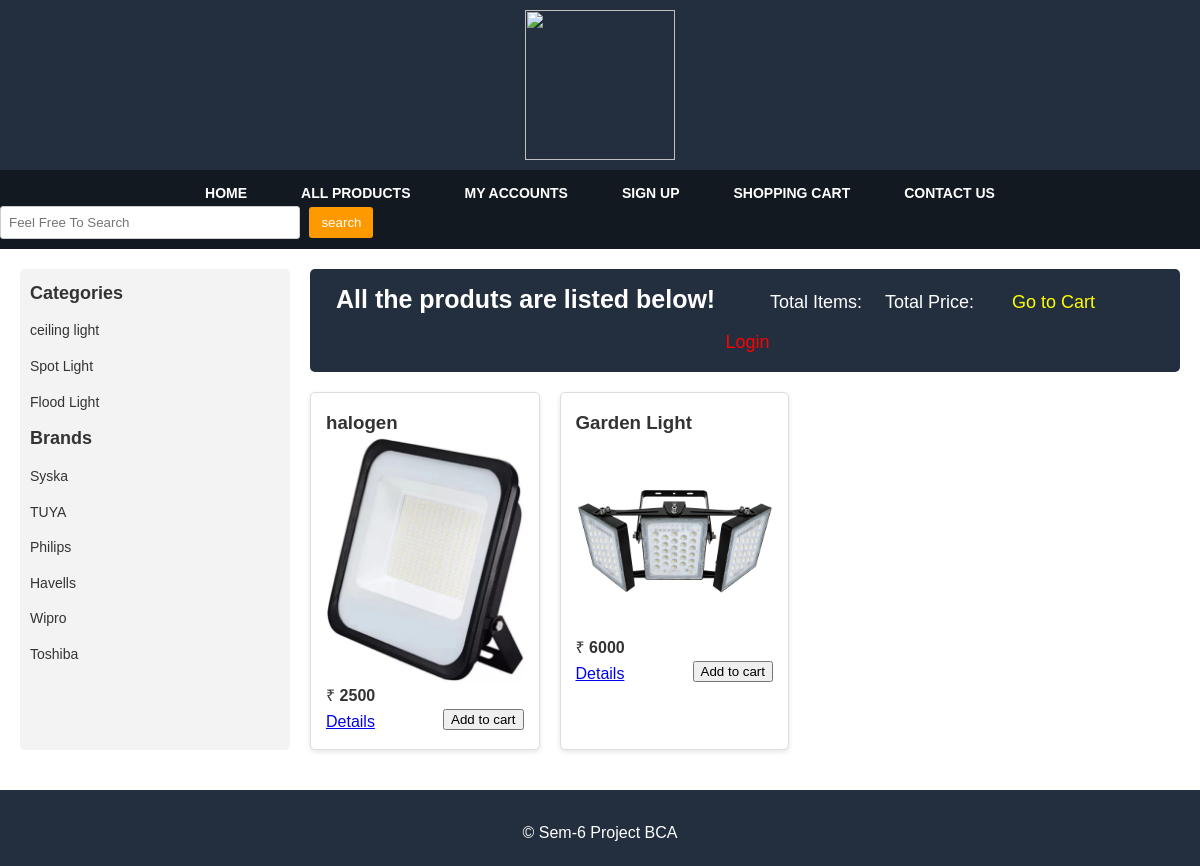
/all_products.php, run on the app's committed database.
### tables this page shows
CREATE TABLE `categories` (
  `cat_id` int(100) NOT NULL,
  `cat_title` text NOT NULL
);

CREATE TABLE `brands` (
  `brand_id` int(100) NOT NULL,
  `brand_title` text NOT NULL
);

CREATE TABLE `products` (
  `product_cat` int(100) NOT NULL,
  `product_brand` int(100) NOT NULL,
  `product_title` varchar(255) NOT NULL,
  `product_price` int(100) NOT NULL,
  `product_desc` text NOT NULL,
  `product_image` text NOT NULL,
  `product_keywords` text NOT NULL,
  `product_id` int(100) NOT NULL
);

### all_products.php (the view, shortened to what this page needs)
<!Doctype>
<?php
include("functions/functions.php");
?>
<html>
<head>
	<link rel="stylesheet" href ="styles/style.css" media="all" />
</head>
<body>
    <div class="main">
         <div class="header">
              <a href="index.php"><img id="logo_image" src="images/logo"/></a>
         </div>
        <div class="menubar">
            <ul id="menu">
                <li><a href="index.php">HOME</a></li>
                <li><a href="all_products.php">ALL PRODUCTS</a></li>
                <li><a href="customer/my_account.php">MY ACCOUNTS</a></li>
                <li><a href="">SIGN UP</a></li>
                <li><a href="cart.php">SHOPPING CART</a></li>
                <li><a href="#">CONTACT US</a></li>
           </ul>
                <div id="form">
		            <form method="get" action="results.php" enctype="multipart/form-data">
		                <input type="text" name="user_query" placeholder="Feel Free To Search" />
		                <input  type="submit" name="search" value="search" />
		            </form>
                </div>
       </div>
              <div class="content">
			            <div id="sidebar">
			                <div id="sidebar_title">Categories</div>
			                    <ul id="cats">
			                             <?php  getCats();  ?>
			                     </ul>
			                <div id="sidebar_title">Brands</div>
			                      <ul id="cats">
			                             <?php  getBrands();  ?>
			                      </ul>
			                </div>
          <div id="content_area">
             <div id=shopping_cart>
                  <span style="float: center; font-size: 18px; padding: 5px; line-height: 40px">
                   <b style="font-size: 25px; " >   All the produts are listed below!&emsp;&emsp;</b>
                    Total Items: &emsp;Total Price: &emsp;</b>
                  <a href="cart.php" style="color: yellow ; text-decoration: none ">Go to Cart &emsp;&emsp;</a>
                  <?php
                   if(!isset($_SESSION['customer_email']))
                   {
                     echo "<a href='checkout.php' style='color:red; text-decoration:none;'>Login</a>";
                   }
                   else
                   {
                       echo "<a href='logout.php' style='color:red; text-decoration:none'>Logout</a>";
                   }
               ?>
                </span>
             </div>
			              <div id="products_box">
			                  <?php
			                     echo '<link rel="stylesheet" href ="styles/style.css" media="all" />';
                                    	global $con;
                                      $get_pro="select * from products";
                                      $run_pro=mysqli_query($con,$get_pro);
                                                 while($row_pro=mysqli_fetch_array($run_pro))
                                                      {
                                                       $pro_id=$row_pro['product_id'];
                                                       $pro_title=$row_pro['product_title'];
                                                       $pro_price=$row_pro['product_price'];
                                                       $pro_image=$row_pro[5];
                                                       echo "
                                                          <div id='single_product'>
                                                                     <h3>$pro_title</h3>
                                                                    <img src='admin_area/product_images/$pro_image' width='180' height='180' />
                                                                    <p> &#8377 <b>$pro_price</b></p>
                                                                    <a href='details.php?pro_id=$pro_id' style='float:left'>Details</a>
                                                                    <a href='index.php?pro_id=$pro_id'><button style='float:right'>Add to cart</button></a>
                                                            </div>
                                                         ";
                                                    }
			                  ?>
			              </div>
          </div>
    </div>
         <div id="footer">
                          <h2 style="text-align: center;padding-top: 10px ">&copy Sem-6 Project BCA</h2>
         </div>
</div>
</body>
</html>

### functions/functions.php (shortened to what this page needs)
<?php
        $con=mysqli_connect("localhost","root","","ecom");
                    function getCats()
                     {
                    global $con;
                    $get_cats = "select * from categories ";
                    $run_cats=mysqli_query($con,$get_cats);
                       while ($row_cats=mysqli_fetch_array($run_cats))
                            {
                              $cat_id=$row_cats['cat_id'];
                              $cat_title=$row_cats['cat_title'];
                              echo "<li> <a href='index.php?cat=$cat_id'>$cat_title</a></li>";
                           }
                       }
function getBrands()
              {
                 global $con;
                 $get_brands = "select * from brands";
                 $run_brands=mysqli_query($con,$get_brands);
                     while ($row_brands=mysqli_fetch_array($run_brands))
                           {
                              $brand_id=$row_brands['brand_id'] ;
                              $brand_title=$row_brands['brand_title'];
                              echo "<li> <a href='index.php?brand=$brand_id'>$brand_title</a></li>";
                           }
                }
?>

### styles/style.css (style rules this page uses)
html, body, div, span, applet, object, iframe, h1, h2, h3, h4, h5, h6, p, blockquote, pre, a, abbr, acronym, address, big, cite, code, del, dfn, em, img, ins, kbd, q, s, samp, small, strike, strong, sub, sup, tt, var, b, u, i, center, dl, dt, dd, ol, ul, li, fieldset, form, label, legend, table, caption, tbody, tfoot, thead, tr, th, td, article, aside, canvas, details, embed, figure, figcaption, footer, header, hgroup, menu, nav, output, ruby, section, summary, time, mark, audio, video { margin: 0; padding: 0; border: 0; vertical-align: baseline; }
body { font-family: Arial, sans-serif; background: #f3f3f3; color: #333; line-height: 1.6; }
.main { width: 100%; margin: 0 auto; background: #fff; }
.header { background: #232f3e; padding: 10px 0; text-align: center; }
#logo_image { width: 150px; height: auto; }
.menubar { background: #131921; padding: 10px 0; }
#menu { list-style: none; padding: 0; margin: 0; display: flex; justify-content: center; }
#menu li { margin: 0 15px; }
#menu a { color: #fff; text-decoration: none; font-size: 14px; font-weight: bold; padding: 8px 12px; border-radius: 3px; transition: background 0.3s ease; }
#form { margin-left: auto; margin-right: 20px; display: flex; align-items: center; }
#form input[type="text"] { padding: 8px; border: 1px solid #ccc; border-radius: 3px; width: 300px; }
#form input[type="submit"] { padding: 8px 12px; background: #ff9900; border: none; border-radius: 3px; color: #fff; cursor: pointer; margin-left: 5px; }
.content { display: flex; padding: 20px; }
#sidebar { width: 250px; background: #f3f3f3; padding: 10px; margin-right: 20px; border-radius: 5px; }
#sidebar_title { font-size: 18px; font-weight: bold; margin-bottom: 10px; color: #333; }
#cats { list-style: none; padding: 0; }
#cats li { margin: 10px 0; }
#cats a { color: #333; text-decoration: none; font-size: 14px; transition: color 0.3s ease; }
#content_area { flex: 1; }
#shopping_cart { background: #232f3e; color: #fff; padding: 10px; margin-bottom: 20px; border-radius: 5px; text-align: center; }
#shopping_cart a { color: #ff9900; text-decoration: none; margin-left: 10px; }
#products_box { display: flex; flex-wrap: wrap; gap: 20px; }
#single_product { background: #fff; border: 1px solid #ddd; border-radius: 5px; padding: 15px; width: calc(25% - 20px); box-shadow: 0 2px 5px rgba(0, 0, 0, 0.1); transition: transform 0.3s ease; }
#single_product img { width: 100%; height: auto; border-radius: 5px; }
#footer { background: #232f3e; color: #fff; text-align: center; padding: 20px 0; margin-top: 20px; }
#footer h2 { font-size: 16px; font-weight: normal; }

### data on the page
categories: cat_title "ceiling light"
categories: cat_title "Spot Light"
categories: cat_title "Flood Light"
brands: brand_title "Syska"
brands: brand_title "TUYA"
brands: brand_title "Philips"
brands: brand_title "Havells"
brands: brand_title "Wipro"
brands: brand_title "Toshiba"
products: product_title "halogen", product_image (picture), product_price "2500"
products: product_title "Garden Light", product_image (picture), product_price "6000"
